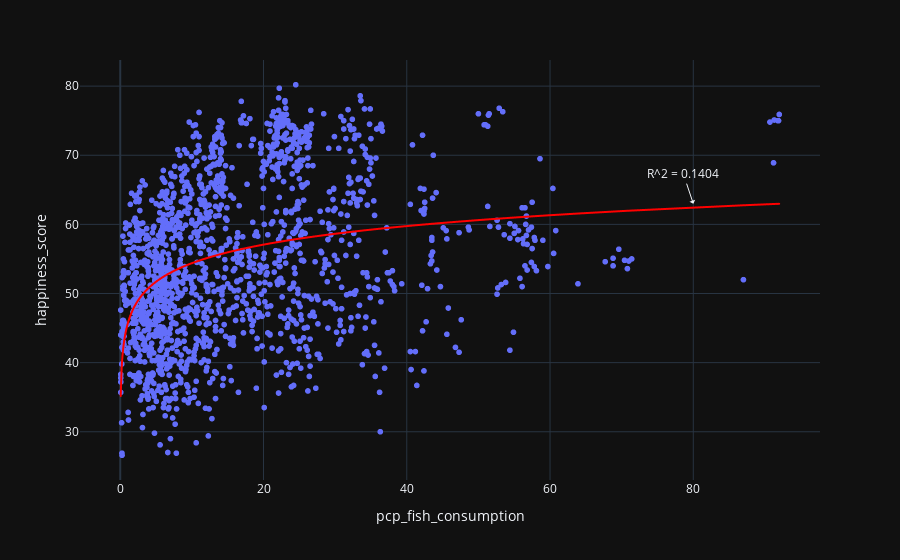

The cell this chart's notebook holds for it:
### Code cell
# plot happiness_score against pct_fish_consumption
fig = px.scatter(happy_fish_merged,
                 x='pcp_fish_consumption',
                 y='happiness_score',
                #  log_x=True,
                #  color='country',
                 hover_data = ['country', 'year', 'happiness_score', 'pcp_fish_consumption'],
                 template='plotly_dark',
                 trendline='ols',
                 trendline_options=dict(log_x=True),
                 trendline_color_override='red'
                 )
# fig.update_xaxes(range=[0, 100])
# fig.update_yaxes(range=[0, 100])

# for trace in fig.data:
#     trace.visible = 'legendonly'

# Add annotation
fig.add_annotation(
    x=80, y=63,
    text=f"R^2 = {round(lm.rsquared, 4)}",
    showarrow=True,
    arrowhead=1
)


fig.show()

### Figure 1 — Plotly figure (JSON) as saved in the notebook; plotly's stock layout.template omitted (floating-point values rounded to 4 significant figures; data arrays with more than 128 entries replaced by an {"elided": "..."} marker saying what was removed)
{"data": [{"customdata": {"elided": "1609x2 str values"}, "hovertemplate": "pcp_fish_consumption=%{x}<br>happiness_score=%{y}<br>country=%{customdata[0]}<br>year=%{customdata[1]}<extra></extra>", "legendgroup": "", "marker": {"color": "#636efa", "symbol": "circle"}, "mode": "markers", "name": "", "showlegend": false, "type": "scattergl", "x": {"elided": "1609 float values"}, "xaxis": "x", "y": {"elided": "1609 float values"}, "yaxis": "y"}, {"hovertemplate": "<b>OLS trendline</b><br>happiness_score = 8.91725 * log10(pcp_fish_consumption) + 45.4684<br>R<sup>2</sup>=0.140396<br><br>pcp_fish_consumption=%{x}<br>happiness_score=%{y} <b>(trend)</b><extra></extra>", "legendgroup": "", "line": {"color": "red"}, "marker": {"color": "#636efa", "symbol": "circle"}, "mode": "lines", "name": "", "showlegend": false, "type": "scattergl", "x": {"elided": "1609 float values"}, "xaxis": "x", "y": {"elided": "1609 float values"}, "yaxis": "y"}], "layout": {"annotations": [{"arrowhead": 1, "showarrow": true, "text": "R^2 = 0.1404", "x": 80, "y": 63}], "legend": {"tracegroupgap": 0}, "margin": {"t": 60}, "xaxis": {"anchor": "y", "domain": [0, 1], "title": {"text": "pcp_fish_consumption"}}, "yaxis": {"anchor": "x", "domain": [0, 1], "title": {"text": "happiness_score"}}}}
